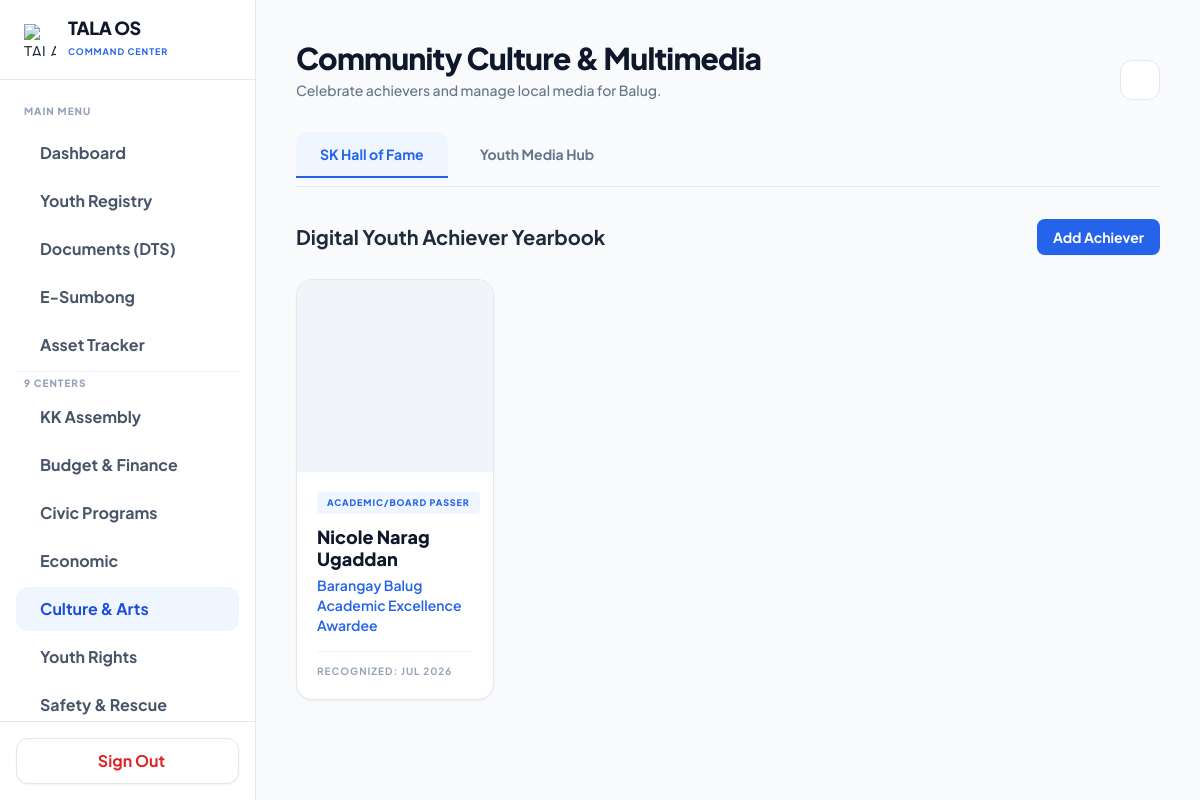
The app's page /sk2_culture.php (signed in) with its own data.
### tables this page shows
CREATE TABLE `sk2_hall_of_fame` (
  `id` int(11) NOT NULL,
  `barangay` varchar(100) NOT NULL,
  `youth_name` varchar(255) NOT NULL,
  `achievement` varchar(255) NOT NULL,
  `category` varchar(100) NOT NULL,
  `date_awarded` date NOT NULL,
  `photo_path` varchar(255) DEFAULT NULL,
  `created_at` timestamp NULL DEFAULT current_timestamp()
);

### sk2_culture.php (the view, shortened to what this page needs)
<?php
require 'db_connect.php';
$barangay = $_SESSION['admin_barangay'] ?? 'Municipal Level';
$activeTab = $_GET['tab'] ?? 'hall_of_fame';
try {
    $pdo->exec("CREATE TABLE IF NOT EXISTS `sk2_hall_of_fame` (
        `id` INT AUTO_INCREMENT PRIMARY KEY,
        `barangay` VARCHAR(100) NOT NULL,
        `youth_name` VARCHAR(255) NOT NULL,
        `achievement` VARCHAR(255) NOT NULL,
        `category` VARCHAR(100) NOT NULL,
        `date_awarded` DATE NOT NULL,
        `photo_path` VARCHAR(255),
        `created_at` TIMESTAMP DEFAULT CURRENT_TIMESTAMP
    )");
    $pdo->exec("CREATE TABLE IF NOT EXISTS `sk2_multimedia` (
        `id` INT AUTO_INCREMENT PRIMARY KEY,
        `barangay` VARCHAR(100) NOT NULL,
        `title` VARCHAR(255) NOT NULL,
        `media_type` ENUM('Podcast', 'Vlog', 'Event Highlight') NOT NULL,
        `url` VARCHAR(255) NOT NULL,
        `description` TEXT,
        `created_at` TIMESTAMP DEFAULT CURRENT_TIMESTAMP
    )");
} catch (PDOException $e) {}
$achievers = $pdo->prepare("SELECT * FROM sk2_hall_of_fame WHERE barangay = ? ORDER BY date_awarded DESC");
$achievers->execute([$barangay]); $achievers = $achievers->fetchAll(PDO::FETCH_ASSOC);
?>
<!DOCTYPE html>
<html lang="en" class="light">
<head>
    <script src="https://cdn.tailwindcss.com"></script>
</head>
<body class="bg-slate-50 text-slate-800 dark:bg-zinc-950 dark:text-zinc-100 flex h-screen overflow-hidden selection:bg-blue-500 selection:text-white transition-colors duration-300">
<?php include 'sk2_sidebar.php'; ?>
<main class="ml-64 flex-1 h-screen overflow-y-auto custom-scrollbar relative bg-slate-50 dark:bg-zinc-950 transition-colors duration-300">
    <main class="flex-1 overflow-y-auto custom-scrollbar relative">
        <div class="relative z-10 p-8 lg:p-10 max-w-[1600px] mx-auto">
            <div class="flex flex-col md:flex-row justify-between items-start md:items-end mb-8 gap-4">
                <div>
                    <h2 class="text-3xl font-black text-slate-900 dark:text-white tracking-tight flex items-center gap-3 mb-1">
                        Community Culture & Multimedia
                    </h2>
                    <p class="text-sm text-slate-500 dark:text-zinc-400 font-medium">Celebrate achievers and manage local media for <?= htmlspecialchars($barangay) ?>.</p>
                </div>
                <div class="flex items-center gap-3">
                    <button id="themeToggle" class="w-10 h-10 flex items-center justify-center rounded-xl bg-white border border-slate-200 text-slate-500 hover:bg-slate-50 dark:bg-zinc-900 dark:border-zinc-800 dark:text-zinc-400 dark:hover:bg-zinc-800 transition-colors">
                    </button>
                </div>
            </div>
            <div class="flex gap-2 border-b border-slate-200 dark:border-zinc-800 mb-8 overflow-x-auto custom-scrollbar pb-2">
                <button onclick="switchTab('hall_of_fame')" id="tabBtn-hall_of_fame" class="px-6 py-3 font-bold text-sm rounded-t-xl transition-all whitespace-nowrap <?= $activeTab == 'hall_of_fame' ? 'bg-blue-50 text-blue-600 border-b-2 border-blue-600 dark:bg-blue-500/10 dark:text-blue-400 dark:border-blue-500' : 'text-slate-500 hover:text-slate-800 dark:text-zinc-400 dark:hover:text-white border-b-2 border-transparent' ?>">
                    <i class="ph-bold ph-trophy"></i> SK Hall of Fame
                </button>
                <button onclick="switchTab('media')" id="tabBtn-media" class="px-6 py-3 font-bold text-sm rounded-t-xl transition-all whitespace-nowrap <?= $activeTab == 'media' ? 'bg-blue-50 text-blue-600 border-b-2 border-blue-600 dark:bg-blue-500/10 dark:text-blue-400 dark:border-blue-500' : 'text-slate-500 hover:text-slate-800 dark:text-zinc-400 dark:hover:text-white border-b-2 border-transparent' ?>">
                    <i class="ph-bold ph-monitor-play"></i> Youth Media Hub
                </button>
            </div>
            <div id="tab-hall_of_fame" class="tab-content <?= $activeTab == 'hall_of_fame' ? 'active' : '' ?>">
                <div class="flex justify-between items-center mb-6">
                    <h3 class="text-xl font-bold text-slate-800 dark:text-white">Digital Youth Achiever Yearbook</h3>
                    <button onclick="document.getElementById('modal-achiever').classList.remove('hidden')" class="bg-blue-600 hover:bg-blue-700 text-white px-4 py-2 rounded-lg font-bold text-sm transition-colors shadow-sm">
                        <i class="ph-bold ph-plus"></i> Add Achiever
                    </button>
                </div>
                <div class="grid grid-cols-1 sm:grid-cols-2 lg:grid-cols-4 gap-6">
                    <?php if(empty($achievers)): ?>
                        <div class="col-span-full text-center py-12 bg-white dark:bg-zinc-900 border border-dashed border-slate-300 dark:border-zinc-800 rounded-2xl">
                            <i class="ph-fill ph-student text-5xl text-slate-300 dark:text-zinc-700 mb-3 inline-block"></i>
                            <p class="text-slate-500 dark:text-zinc-500 font-bold">No achievers recognized yet.</p>
                        </div>
                    <?php else: foreach($achievers as $ach):
                        $catColor = 'bg-slate-100 text-slate-600 dark:bg-zinc-800 dark:text-zinc-400';
                        if ($ach['category'] == 'Academic/Board Passer') $catColor = 'bg-blue-50 text-blue-600 dark:bg-blue-500/10 dark:text-blue-400';
                    ?>
                        <div class="bg-white dark:bg-zinc-900 border border-slate-200 dark:border-zinc-800 rounded-2xl overflow-hidden relative group transition-colors shadow-sm dark:shadow-none flex flex-col">
                            <div class="h-48 w-full bg-slate-100 dark:bg-zinc-800 relative overflow-hidden">
                                <?php if($ach['photo_path'] && file_exists($ach['photo_path'])): ?>
                                    <img src="<?= htmlspecialchars($ach['photo_path']) ?>" class="w-full h-full object-cover transition-transform duration-700 group-hover:scale-105">
                                <?php else: ?>
                                    <div class="w-full h-full flex items-center justify-center text-slate-300 dark:text-zinc-700 text-5xl"><i class="ph-fill ph-user-focus"></i></div>
                                <?php endif; ?>
                            </div>
                            <div class="p-5 flex flex-col flex-1">
                                <span class="inline-block px-2.5 py-1 text-[9px] font-extrabold uppercase tracking-widest rounded w-max <?= $catColor ?> mb-3"><?= htmlspecialchars($ach['category']) ?></span>
                                <h4 class="text-lg font-black text-slate-900 dark:text-white leading-tight mb-1"><?= htmlspecialchars($ach['youth_name']) ?></h4>
                                <p class="text-sm font-semibold text-blue-600 dark:text-blue-400 mb-4"><?= htmlspecialchars($ach['achievement']) ?></p>
                                <div class="mt-auto pt-3 border-t border-slate-100 dark:border-zinc-800">
                                    <p class="text-[10px] text-slate-400 dark:text-zinc-500 font-bold uppercase tracking-widest"><i class="ph-bold ph-calendar-blank"></i> Recognized: <?= date('M Y', strtotime($ach['date_awarded'])) ?></p>
                                </div>
                            </div>
                        </div>
                    <?php endforeach; endif; ?>
                </div>
            </div>
        </div>
    </main>
</body>
</html>

### sk2_culture.php (style rules this page uses)
body { transition: background-color 0.3s ease, color 0.3s ease; }
.tab-content { display: none; animation: fadeIn 0.3s ease-in-out; }
.tab-content.active { display: block; }

### records on screen
sk2_hall_of_fame: category "ACADEMIC/BOARD PASSER", youth_name "Nicole Narag Ugaddan", achievement "Barangay Balug Academic Excellence Awardee", date_awarded "JUL 2026"

### other values on screen
$barangay "Balug"
